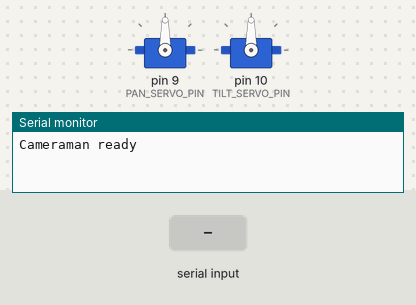
This sketch was run on a simulated Arduino Uno, built with avr-gcc and run on an emulated ATmega328P. Shown: 2 × servo, the last lines printed to the serial monitor. Inputs (shaded band) come from the test bench.

Above: at 1.2 s.
1.3 s: "LEFT\n" received over Serial
At 2.1 s:
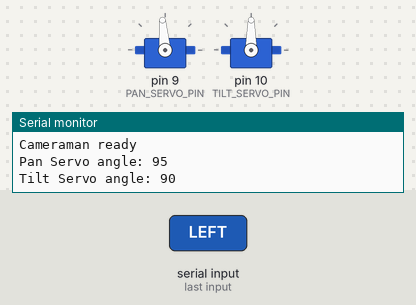
2.8 s: "LEFT\n" received over Serial
At 3.2 s:
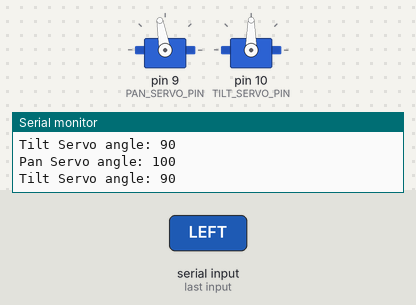
4.3 s: "RIGHT\n" received over Serial
At 5.6 s:
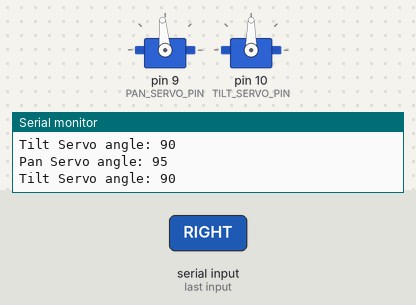
Timing chart, 0 to 7.3 s (numbered marks = the images above; inputs shaded):
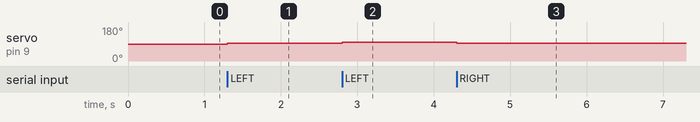

Measured:
- after the input at 1.3 s, servo on pin 9 (PAN_SERVO_PIN): 90° → 95° at once
- after the input at 2.8 s, servo on pin 9 (PAN_SERVO_PIN): 95° → 100° at once
- after the input at 4.3 s, servo on pin 9 (PAN_SERVO_PIN): 100° → 95° at once

The sketch:

servo_pan_delta.ino
```cpp
#include <Servo.h>

Servo panServo;
Servo tiltServo;

const int PAN_SERVO_PIN = 9;
const int TILT_SERVO_PIN = 10;

int panServoAngle = 90;
int tiltServoAngle = 90;

const int panStep = 5;
const int tiltStep = 4;

void setup() {
  Serial.begin(115200);
  Serial.setTimeout(50);

  panServo.attach(PAN_SERVO_PIN);
  panServo.write(panServoAngle);

  tiltServo.attach(TILT_SERVO_PIN);
  tiltServo.write(tiltServoAngle);

  Serial.println("Cameraman ready");
}

void loop() {
  if(Serial.available() > 0) {
    String command = Serial.readStringUntil('\n');
    command.trim();

    // Serial.print("Received command: ");
    // Serial.println(command);

    if(command == "LEFT") {
      panServoAngle += panStep;
    } else if (command == "RIGHT") {
      panServoAngle -= panStep;
    } else if (command == "UP") {
      tiltServoAngle += tiltStep;
    } else if (command == "DOWN") {
      tiltServoAngle -= tiltStep;
    } else if (command.startsWith("MOVE:")) {
      String payload = command.substring(5);
      int commaIndex = payload.indexOf(',');

      if (commaIndex > 0) {
        int panDelta = payload.substring(0, commaIndex).toInt();
        int tiltDelta = payload.substring(commaIndex + 1).toInt();

        panServoAngle += panDelta;
        tiltServoAngle += tiltDelta;
      }
    } else {
      Serial.print("Unknown command: ");
      Serial.println(command);
    }

    panServoAngle = constrain(panServoAngle, 45, 135);
    tiltServoAngle = constrain(tiltServoAngle, 45, 135);

    panServo.write(panServoAngle);
    tiltServo.write(tiltServoAngle);

    Serial.print("Pan Servo angle: ");
    Serial.println(panServoAngle);

    Serial.print("Tilt Servo angle: ");
    Serial.println(tiltServoAngle);
  }
}
```
